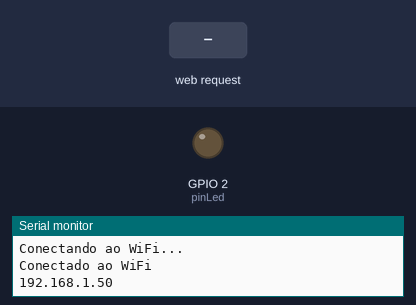
Bench run of a sketch on a simulated ESP32. Shown: output pins drawn as LEDs (lit = HIGH), the last lines printed to the serial monitor. Inputs (shaded band) come from the test bench. WiFi joins after 1.5 s; servers stay silent unless stated.

Above: at 3.2 s.
3.3 s: HTTP request GET /true received
At 3.6 s:
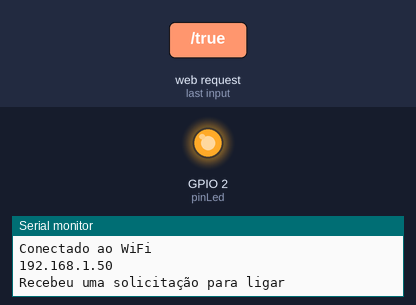
4.8 s: HTTP request GET /false received
At 6.0 s:
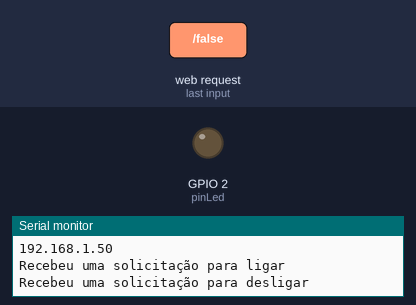
Timing chart, 0 to 7.8 s (numbered marks = the images above; inputs shaded):
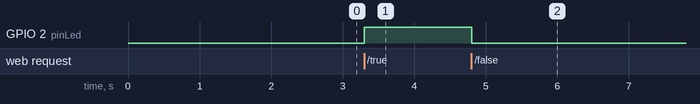

The sketch:

Server.ino
```cpp
#include <WiFi.h>
#include <AsyncTCP.h>
#include <ESPAsyncWebServer.h>

const char *ssid = "JH";
const char *password = "salmo091";

#define pinLed 2

AsyncWebServer server(80);

void setup() {
  Serial.begin(115200);
  pinMode(pinLed, OUTPUT);


  WiFi.begin(ssid, password);
  while (WiFi.status() != WL_CONNECTED) {
    delay(1000);
    Serial.println("Conectando ao WiFi...");
  }
  Serial.println("Conectado ao WiFi");
  Serial.println(WiFi.localIP());


  server.on("/true", HTTP_GET, [](AsyncWebServerRequest *request){
    digitalWrite(pinLed, HIGH);

    Serial.println("Recebeu uma solicitação para ligar");
    request->send(200, "text/plain", "HIGH");
  });

  server.on("/false", HTTP_GET, [](AsyncWebServerRequest *request){
    digitalWrite(pinLed, LOW);

    Serial.println("Recebeu uma solicitação para desligar");
    request->send(200, "text/plain", "LOW");
  });

  server.begin();
}

void loop() {

}
```

Measured:
- after the input at 3.3 s, GPIO 2 (pinLed): LOW → HIGH at once
- after the input at 4.8 s, GPIO 2 (pinLed): HIGH → LOW at once
